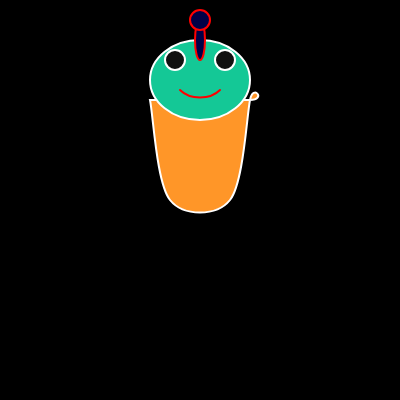
Frame 1 (no input)
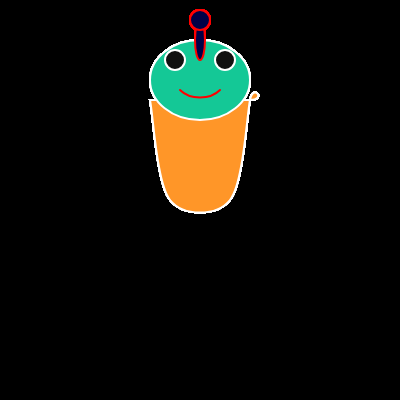
Frame 60 (no input)
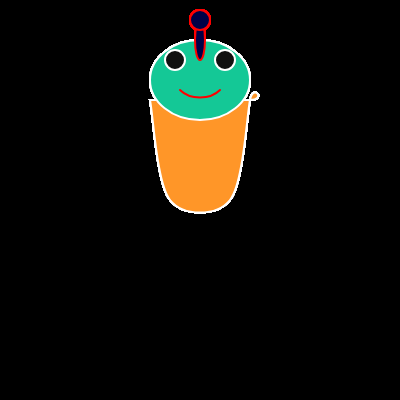
Frame 120 (the mouse pressed at the canvas centre since frame 60)

The p5.js sketch that drew these frames (run headless with seeded random() and noise() and a simulated clock; from frame 60 on, the mouse is pressed at the canvas centre):

// p5.js sketch
// ── sketch.js
function setup() {
  createCanvas(400, 400);
  background(0);
}

function draw() {
  // set the drawing stle
  strokeWeight(2);
  stroke(255)
  fill(300, 150, 40);
  // move the origin to the center of the canvas 
  translate(width / 2, height / 2);
  
  // Draw the body
  beginShape();
  curveVertex(-50, -100);
  curveVertex(-50, -100);
  curveVertex(-30, 0);
  curveVertex(30, 0);
  curveVertex(50, -100);
  curveVertex(50, -100);
  endShape(CLOSE)
  
  // Draw the head
  fill(20, 200, 150);
  ellipse(0, -120, 100, 80);
  
  // Draw the left eye
  fill(17);
  ellipse(-25, -140, 20, 20);
  
  // Draw the right eye
  ellipse(25, -140, 20, 20);
  
  // Draw the mouth
  noFill();
  stroke(255, 0, 0);
  beginShape();
  vertex(-20, -110);
  bezierVertex(-10, -100, 10, -100, 20, -110);
  endShape();
  
  // Draw the antenna 
  fill(-100, -250, 70);
  ellipse(0, -160, 10, 40);
  ellipse(0, -180, 20, 20);
}
